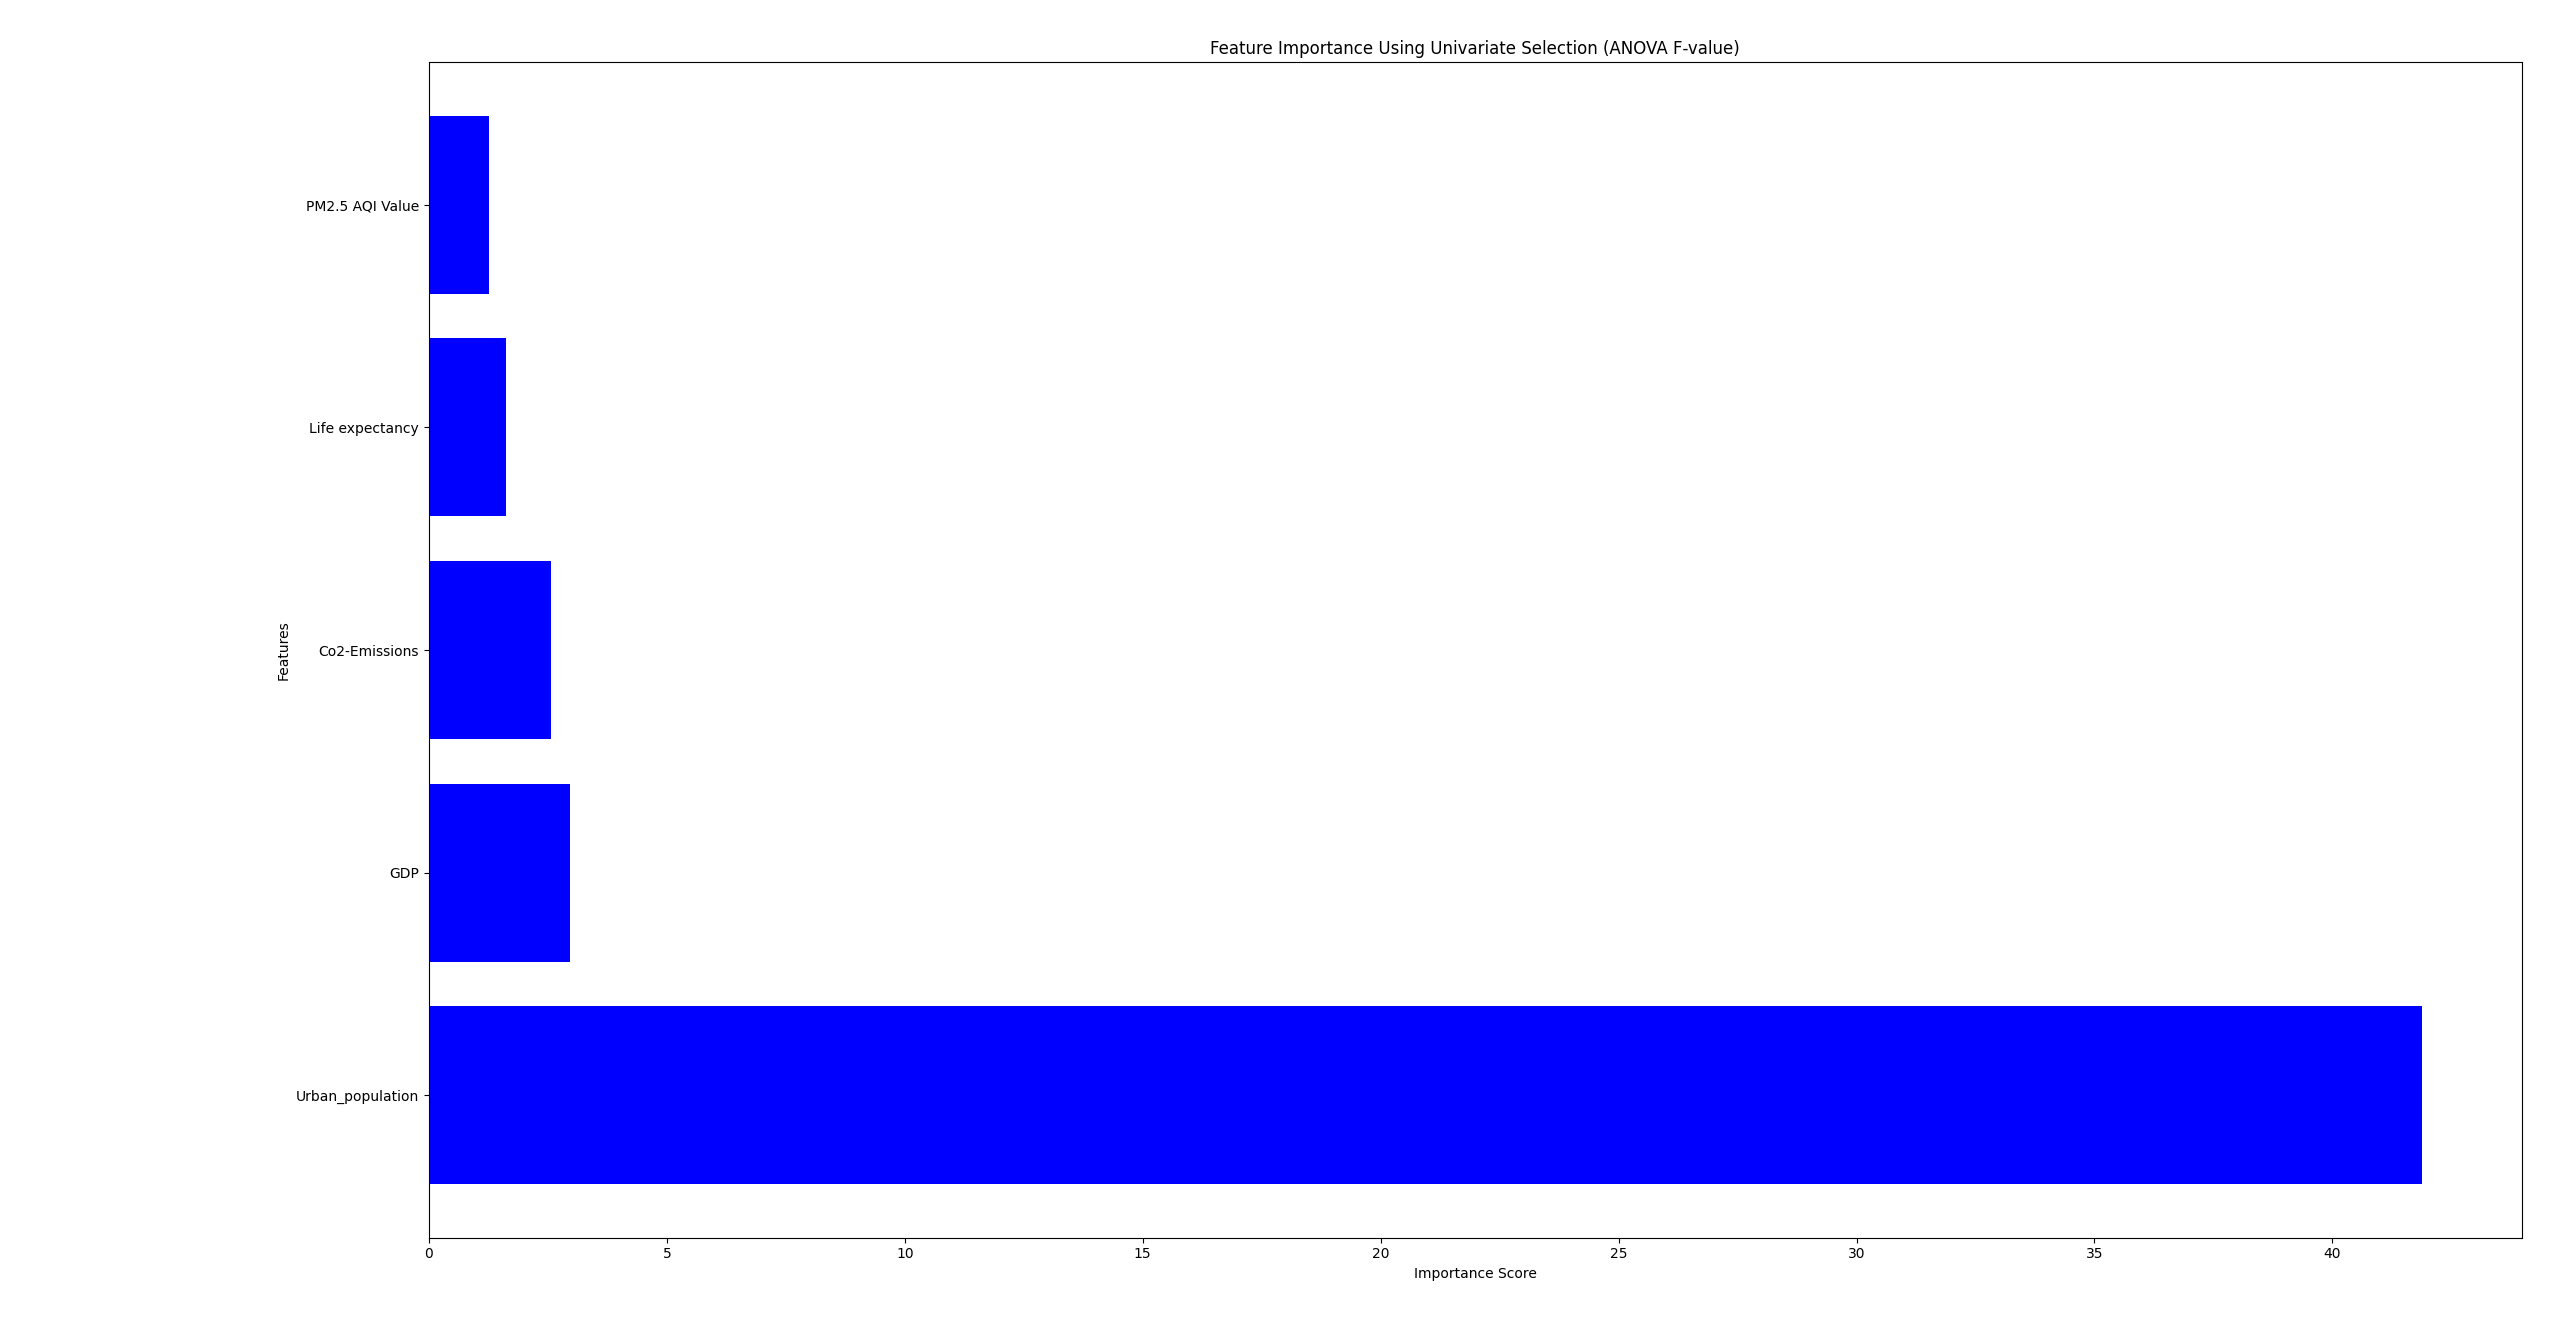

This figure's Python source:
import pandas as pd
from sklearn.model_selection import train_test_split
from sklearn.feature_selection import SelectKBest, f_classif
import matplotlib.pyplot as plt
import numpy as np

# Load the dataset
combined_df = pd.read_pickle('combined_df.pkl')

# Define your target variable and features list here
target_variable = 'Chronic Respiratory Diseases'  # Adjust as necessary
features = ['PM2.5 AQI Value', 'GDP', 'Urban_population', 'Co2-Emissions', 'Life expectancy']  # Example features

# Select relevant columns and drop rows with any missing values in them
df_filtered = combined_df[features + [target_variable]].dropna()

# Splitting the dataset into features (X) and target (y)
X = df_filtered[features]
y = df_filtered[target_variable]

# Splitting the dataset into training and testing sets
X_train, X_test, Y_train, Y_test = train_test_split(X, y, test_size=0.2, random_state=42)

# Applying Univariate Selection with SelectKBest using ANOVA F-value
selector = SelectKBest(score_func=f_classif, k='all')
selector.fit(X_train, Y_train)

# Visualizing the feature scores
scores = selector.scores_
indices = np.argsort(scores)[::-1]  # Sorting the scores in descending order

# Plotting feature scores
plt.figure(figsize=(10, 8))
plt.barh(range(len(indices)), scores[indices], color='b', align='center')
plt.yticks(range(len(indices)), [features[i] for i in indices])
plt.title('Feature Importance Using Univariate Selection (ANOVA F-value)')
plt.xlabel('Importance Score')
plt.ylabel('Features')
plt.tight_layout()
plt.show()
